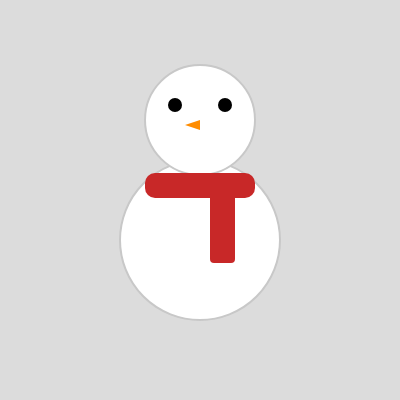
Frame 1 (no input)
Frame 60 (no input): identical to frame 1, image omitted
Frame 120 (the mouse pressed at the canvas centre since frame 60): identical to frame 1, image omitted

The p5.js sketch that drew this single still picture (run headless with seeded random() and noise() and a simulated clock; from frame 60 on, the mouse is pressed at the canvas centre):

// p5.js sketch
// ── sketch.js
function setup() {
  createCanvas(400, 400);
}

function draw() {
  background(220);

  // THe Snowman Body 
  fill(255);
  stroke(200);
  strokeWeight(2);
  circle(200, 240, 160);

  // The Snowmans Head 
  fill(255);
  stroke(200);
  strokeWeight(2);
  circle(200, 120, 110);

  // The Snowmans left eye
  fill(0);
  noStroke();
  circle(175, 105, 14);

  // The Snowmans right eye
  circle(225, 105, 14);

  // The Carrot nose for the snowman
  fill(255, 140, 0); // Ornage colour
  noStroke();
  triangle(200, 120, 185, 125, 200, 130);

  // SnowmAns scraf (bottom)
  fill(200, 40, 40)
  noStroke();
  rect(210, 193, 25, 70, 4);

  //SNowmans Scraf (top)
  fill(200,40,40)
  noStroke();
  rect(145, 173, 110, 25, 10);
  
}
